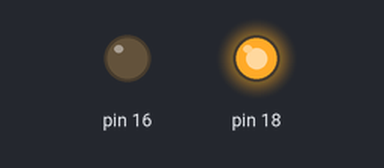
The program below on a simulated Raspberry Pi (header pin numbers). On the bench: output pins drawn as LEDs (lit = HIGH). At 20.0 s the program stops and its outputs stay as they are.

Above: at 1.0 s.
At 3.0 s:
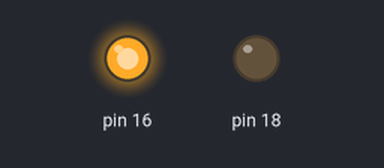
Timing chart, 0 to 5.2 s (numbered marks = the images above):
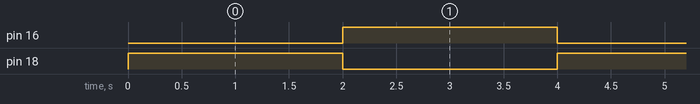

Measured:
- by itself, pin 16: alternates HIGH for 2.0 s and LOW for 2.0 s
- by itself, pin 18: alternates HIGH for 2.0 s and LOW for 2.0 s, 10 changes in all, then stays LOW

The program:

led-gpioEx.py
```python
import RPi.GPIO as GPIO
import time

def led(pin1, pin2, t):
    GPIO.setmode(GPIO.BOARD)
    GPIO.setup(pin1, GPIO.OUT)
    GPIO.setup(pin2, GPIO.OUT)

    GPIO.output(pin1, True)
    ##GPIO.output(pin2, True)
    time.sleep(t)

    ##GPIO.cleanup(pin1)
    GPIO.output(pin1, False)
    GPIO.output(pin2, True)
    time.sleep(t)
    GPIO.output(pin2, False)

for x in range(5):
    led(18, 16, 2) # 18번 핀에 끼운 LED를 5초동안 점등
    
```
